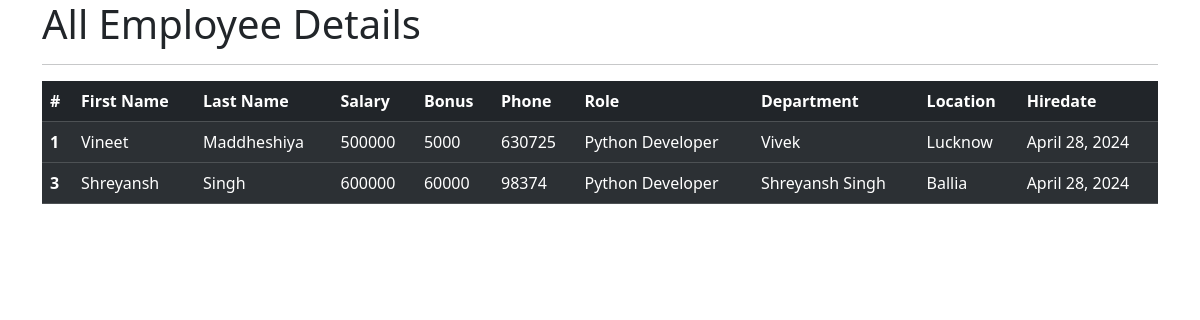
The app's page /all_emp, older data.
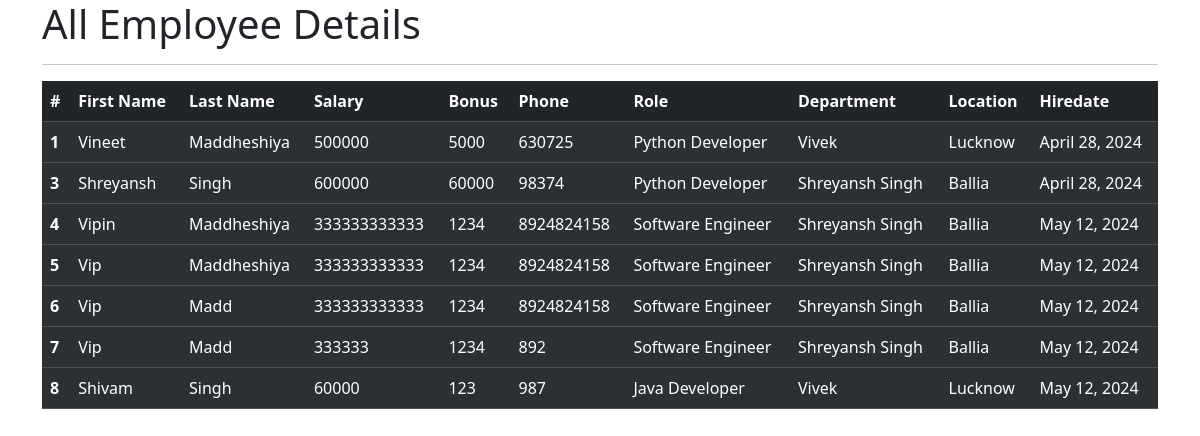
The same page, newer data.
### emp_app/models.py (models this page shows, shortened)
class Employee(models.Model):
    first_name = models. CharField(max_length=100, null=False)
    last_name = models.CharField(max_length=100)
    dept = models. ForeignKey(Department, on_delete=models.CASCADE)
    salary = models. IntegerField(default=0)
    bonus = models. IntegerField(default=0)
    role = models. ForeignKey(Role, on_delete=models.CASCADE)
    phone = models.IntegerField(default=0)
    hire_date = models.DateField()
    def __str__(self):
        return "%s %s %s" %(self.first_name, self.last_name, self.phone)

class Role(models. Model):
    name = models.CharField(max_length=100, null=False)

class Department(models.Model):
    name = models.CharField(max_length=100,null=False)
    location = models. CharField(max_length=100)

### emp_app/views.py (the view)
# urls.py: path('all_emp', views.all_emp, name = 'all_emp'),
def all_emp(request):
    emps = Employee.objects.all()
    context = {
        'emps' : emps
    }
    print(context)
    return render(request, 'view_all_emp.html', context)

### emp_app/templates/view_all_emp.html (shortened to what this page needs)
<!doctype html>
<html lang="en">
  <head>
    <link href="https://cdn.jsdelivr.net/npm/bootstrap@5.3.3/dist/css/bootstrap.min.css" rel="stylesheet">
  </head>
  <body>
    <div class="container">
        <h1>All Employee Details</h1>
        <hr>
        <table class="table table-dark table-striped">
            <thead>
              <tr>
                <th scope="col">#</th>
                <th scope="col">First Name</th>
                <th scope="col">Last Name</th>
                <th scope="col">Salary</th>
                <th scope="col">Bonus</th>
                <th scope="col">Phone</th>
                <th scope="col">Role</th>
                <th scope="col">Department</th>
                <th scope="col">Location</th>
                <th scope="col">Hiredate</th>
              </tr>
            </thead>
                {% for emp in emps%}
            <tbody>
              <tr>
                <th scope="row">{{emp.id}}</th>
                <td>{{emp.first_name}}</td>
                <td>{{emp.last_name}}</td>
                <td>{{emp.salary}}</td>
                <td>{{emp.bonus}}</td>
                <td>{{emp.phone}}</td>
                <td>{{emp.role.name}}</td>
                <td>{{emp.dept.name}}</td>
                <td>{{emp.dept.location}}</td>
                <td>{{emp.hire_date}}</td>
              </tr>
            </tbody>
                {% endfor %}
        </table>
    </div>
  </body>
</html>

Row changes from the older to the newer data that the page shows:
added Employee: id "4", first_name "Vipin", last_name "Maddheshiya", salary "333333333333", bonus "1234", phone "8924824158", role.name "Software Engineer", dept.name "Shreyansh Singh", dept.location "Ballia", hire_date "May 12, 2024"
added Employee: id "5", first_name "Vip", last_name "Maddheshiya", salary "333333333333", bonus "1234", phone "8924824158", role.name "Software Engineer", dept.name "Shreyansh Singh", dept.location "Ballia", hire_date "May 12, 2024"
added Employee: id "6", first_name "Vip", last_name "Madd", salary "333333333333", bonus "1234", phone "8924824158", role.name "Software Engineer", dept.name "Shreyansh Singh", dept.location "Ballia", hire_date "May 12, 2024"
added Employee: id "7", first_name "Vip", last_name "Madd", salary "333333", bonus "1234", phone "892", role.name "Software Engineer", dept.name "Shreyansh Singh", dept.location "Ballia", hire_date "May 12, 2024"
added Employee: id "8", first_name "Shivam", last_name "Singh", salary "60000", bonus "123", phone "987", role.name "Java Developer", dept.name "Vivek", dept.location "Lucknow", hire_date "May 12, 2024"
